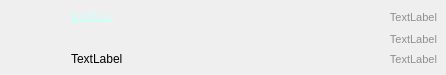
<?xml version="1.0" encoding="UTF-8"?>
<ui version="4.0">
 <class>DjWidget</class>
 <widget class="QWidget" name="DjWidget">
  <property name="geometry">
   <rect>
    <x>0</x>
    <y>0</y>
    <width>446</width>
    <height>75</height>
   </rect>
  </property>
  <property name="minimumSize">
   <size>
    <width>100</width>
    <height>75</height>
   </size>
  </property>
  <property name="windowTitle">
   <string>Form</string>
  </property>
  <property name="autoFillBackground">
   <bool>false</bool>
  </property>
  <property name="styleSheet">
   <string notr="true">QFrame#frameDjujuu{
	background: qlineargradient(
   x1:0, y1:0, x2:0, y2:1,
   stop: 0.01 #202020,
	stop:0.11 #505050,
   stop:1 #505050
 );
}
 QFrame#frameDj::item:selected {
     border: 1px solid #6a6ea9;
 }

 QFrame#frameDj::item:selected:!active {
     background: qlineargradient(x1: 0, y1: 0, x2: 0, y2: 1,
                                 stop: 0 #ABAFE5, stop: 1 #8588B2);
 }

 QFrame#frameDj::item:selected:active {
     background: qlineargradient(x1: 0, y1: 0, x2: 0, y2: 1,
                                 stop: 0 #6a6ea9, stop: 1 #888dd9);
 }

 QFrame#frameDj::item:hover {
     background: qlineargradient(x1: 0, y1: 0, x2: 0, y2: 1,
                                 stop: 0 #FAFBFE, stop: 1 #DCDEF1);
 }</string>
  </property>
  <layout class="QHBoxLayout" name="horizontalLayout">
   <property name="spacing">
    <number>0</number>
   </property>
   <property name="margin">
    <number>0</number>
   </property>
   <item>
    <widget class="QFrame" name="frameDj">
     <property name="layoutDirection">
      <enum>Qt::LeftToRight</enum>
     </property>
     <property name="styleSheet">
      <string notr="true">QFrame#frame{
	background: qlineargradient(
   x1:0, y1:0, x2:0, y2:1,
   stop: 0.01 #202020,
	stop:0.11 #505050,
   stop:1 #505050
 );
}</string>
     </property>
     <property name="frameShape">
      <enum>QFrame::NoFrame</enum>
     </property>
     <property name="frameShadow">
      <enum>QFrame::Plain</enum>
     </property>
     <property name="lineWidth">
      <number>0</number>
     </property>
     <layout class="QGridLayout" name="gridLayout">
      <item row="1" column="0" rowspan="2">
       <widget class="QLabel" name="label">
        <property name="maximumSize">
         <size>
          <width>56</width>
          <height>16777215</height>
         </size>
        </property>
        <property name="text">
         <string/>
        </property>
        <property name="pixmap">
         <pixmap resource="icons.qrc">:/images/DJ.png</pixmap>
        </property>
       </widget>
      </item>
      <item row="2" column="1">
       <widget class="QLabel" name="lblDesciption">
        <property name="text">
         <string>TextLabel</string>
        </property>
        <property name="alignment">
         <set>Qt::AlignBottom|Qt::AlignLeading|Qt::AlignLeft</set>
        </property>
       </widget>
      </item>
      <item row="1" column="2">
       <widget class="QLabel" name="lblLength">
        <property name="minimumSize">
         <size>
          <width>56</width>
          <height>0</height>
         </size>
        </property>
        <property name="maximumSize">
         <size>
          <width>110</width>
          <height>16777215</height>
         </size>
        </property>
        <property name="font">
         <font>
          <pointsize>8</pointsize>
         </font>
        </property>
        <property name="layoutDirection">
         <enum>Qt::LeftToRight</enum>
        </property>
        <property name="styleSheet">
         <string notr="true">color: rgb(143, 143, 143);</string>
        </property>
        <property name="text">
         <string>TextLabel</string>
        </property>
        <property name="alignment">
         <set>Qt::AlignBottom|Qt::AlignRight|Qt::AlignTrailing</set>
        </property>
       </widget>
      </item>
      <item row="2" column="2">
       <widget class="QLabel" name="lblCount">
        <property name="minimumSize">
         <size>
          <width>57</width>
          <height>0</height>
         </size>
        </property>
        <property name="maximumSize">
         <size>
          <width>110</width>
          <height>14</height>
         </size>
        </property>
        <property name="font">
         <font>
          <pointsize>8</pointsize>
         </font>
        </property>
        <property name="styleSheet">
         <string notr="true">color: rgb(143, 143, 143);</string>
        </property>
        <property name="text">
         <string>TextLabel</string>
        </property>
        <property name="alignment">
         <set>Qt::AlignBottom|Qt::AlignRight|Qt::AlignTrailing</set>
        </property>
       </widget>
      </item>
      <item row="0" column="1" rowspan="2">
       <widget class="QLabel" name="lblName">
        <property name="text">
         <string>&lt;!DOCTYPE HTML PUBLIC &quot;-//W3C//DTD HTML 4.0//EN&quot; &quot;http://www.w3.org/TR/REC-html40/strict.dtd&quot;&gt;
&lt;html&gt;&lt;head&gt;&lt;meta name=&quot;qrichtext&quot; content=&quot;1&quot; /&gt;&lt;style type=&quot;text/css&quot;&gt;
p, li { white-space: pre-wrap; }
&lt;/style&gt;&lt;/head&gt;&lt;body style=&quot; font-family:'MS Shell Dlg 2'; font-size:8.25pt; font-weight:400; font-style:normal;&quot;&gt;
&lt;p style=&quot; margin-top:0px; margin-bottom:0px; margin-left:0px; margin-right:0px; -qt-block-indent:0; text-indent:0px;&quot;&gt;&lt;a href=&quot;#&quot;&gt;&lt;span style=&quot; font-size:8pt; text-decoration: underline; color:#d0fff8;&quot;&gt;DJ Main&lt;/span&gt;&lt;/a&gt;&lt;/p&gt;&lt;/body&gt;&lt;/html&gt;</string>
        </property>
        <property name="alignment">
         <set>Qt::AlignLeading|Qt::AlignLeft|Qt::AlignTop</set>
        </property>
       </widget>
      </item>
      <item row="0" column="2">
       <widget class="QLabel" name="lblCases">
        <property name="font">
         <font>
          <pointsize>8</pointsize>
         </font>
        </property>
        <property name="styleSheet">
         <string notr="true">color: rgb(143, 143, 143);</string>
        </property>
        <property name="text">
         <string>TextLabel</string>
        </property>
        <property name="alignment">
         <set>Qt::AlignRight|Qt::AlignTrailing|Qt::AlignVCenter</set>
        </property>
       </widget>
      </item>
     </layout>
    </widget>
   </item>
  </layout>
 </widget>
 <resources>
  <include location="icons.qrc"/>
 </resources>
 <connections/>
</ui>
